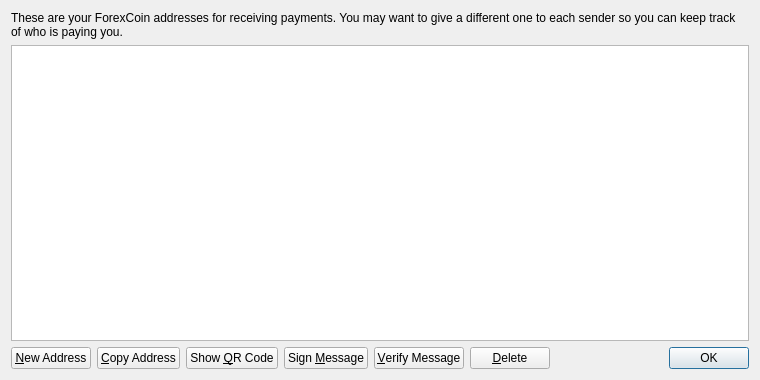
<?xml version="1.0" encoding="UTF-8"?>
<ui version="4.0">
 <class>AddressBookPage</class>
 <widget class="QWidget" name="AddressBookPage">
  <property name="geometry">
   <rect>
    <x>0</x>
    <y>0</y>
    <width>760</width>
    <height>380</height>
   </rect>
  </property>
  <property name="windowTitle">
   <string>Address Book</string>
  </property>
  <layout class="QVBoxLayout" name="verticalLayout">
   <item>
    <widget class="QLabel" name="labelExplanation">
     <property name="text">
      <string>These are your ForexCoin addresses for receiving payments. You may want to give a different one to each sender so you can keep track of who is paying you.</string>
     </property>
     <property name="textFormat">
      <enum>Qt::PlainText</enum>
     </property>
     <property name="wordWrap">
      <bool>true</bool>
     </property>
    </widget>
   </item>
   <item>
    <widget class="QTableView" name="tableView">
     <property name="contextMenuPolicy">
      <enum>Qt::CustomContextMenu</enum>
     </property>
     <property name="toolTip">
      <string>Double-click to edit address or label</string>
     </property>
     <property name="tabKeyNavigation">
      <bool>false</bool>
     </property>
     <property name="alternatingRowColors">
      <bool>true</bool>
     </property>
     <property name="selectionMode">
      <enum>QAbstractItemView::SingleSelection</enum>
     </property>
     <property name="selectionBehavior">
      <enum>QAbstractItemView::SelectRows</enum>
     </property>
     <property name="sortingEnabled">
      <bool>true</bool>
     </property>
     <attribute name="verticalHeaderVisible">
      <bool>false</bool>
     </attribute>
    </widget>
   </item>
   <item>
    <layout class="QHBoxLayout" name="horizontalLayout">
     <item>
      <widget class="QPushButton" name="newAddressButton">
       <property name="toolTip">
        <string>Create a new address</string>
       </property>
       <property name="text">
        <string>&amp;New Address</string>
       </property>
       <property name="icon">
        <iconset resource="../bitcoin.qrc">
         <normaloff>:/icons/add</normaloff>:/icons/add</iconset>
       </property>
      </widget>
     </item>
     <item>
      <widget class="QPushButton" name="copyToClipboard">
       <property name="toolTip">
        <string>Copy the currently selected address to the system clipboard</string>
       </property>
       <property name="text">
        <string>&amp;Copy Address</string>
       </property>
       <property name="icon">
        <iconset resource="../bitcoin.qrc">
         <normaloff>:/icons/editcopy</normaloff>:/icons/editcopy</iconset>
       </property>
      </widget>
     </item>
     <item>
      <widget class="QPushButton" name="showQRCode">
       <property name="text">
        <string>Show &amp;QR Code</string>
       </property>
       <property name="icon">
        <iconset resource="../bitcoin.qrc">
         <normaloff>:/icons/qrcode</normaloff>:/icons/qrcode</iconset>
       </property>
      </widget>
     </item>
     <item>
      <widget class="QPushButton" name="signMessage">
       <property name="toolTip">
        <string>Sign a message to prove you own a ForexCoin address</string>
       </property>
       <property name="text">
        <string>Sign &amp;Message</string>
       </property>
       <property name="icon">
        <iconset resource="../bitcoin.qrc">
         <normaloff>:/icons/edit</normaloff>:/icons/edit</iconset>
       </property>
      </widget>
     </item>
     <item>
      <widget class="QPushButton" name="verifyMessage">
       <property name="toolTip">
        <string>Verify a message to ensure it was signed with a specified ForexCoin address</string>
       </property>
       <property name="text">
        <string>&amp;Verify Message</string>
       </property>
       <property name="icon">
        <iconset resource="../bitcoin.qrc">
         <normaloff>:/icons/transaction_0</normaloff>:/icons/transaction_0</iconset>
       </property>
      </widget>
     </item>
     <item>
      <widget class="QPushButton" name="deleteButton">
       <property name="toolTip">
        <string>Delete the currently selected address from the list</string>
       </property>
       <property name="text">
        <string>&amp;Delete</string>
       </property>
       <property name="icon">
        <iconset resource="../bitcoin.qrc">
         <normaloff>:/icons/remove</normaloff>:/icons/remove</iconset>
       </property>
      </widget>
     </item>
     <item>
      <spacer name="horizontalSpacer">
       <property name="orientation">
        <enum>Qt::Horizontal</enum>
       </property>
       <property name="sizeHint" stdset="0">
        <size>
         <width>40</width>
         <height>20</height>
        </size>
       </property>
      </spacer>
     </item>
     <item>
      <widget class="QDialogButtonBox" name="buttonBox">
       <property name="sizePolicy">
        <sizepolicy hsizetype="Maximum" vsizetype="Fixed">
         <horstretch>0</horstretch>
         <verstretch>0</verstretch>
        </sizepolicy>
       </property>
       <property name="standardButtons">
        <set>QDialogButtonBox::Ok</set>
       </property>
      </widget>
     </item>
    </layout>
   </item>
  </layout>
 </widget>
 <resources>
  <include location="../bitcoin.qrc"/>
 </resources>
 <connections/>
</ui>
